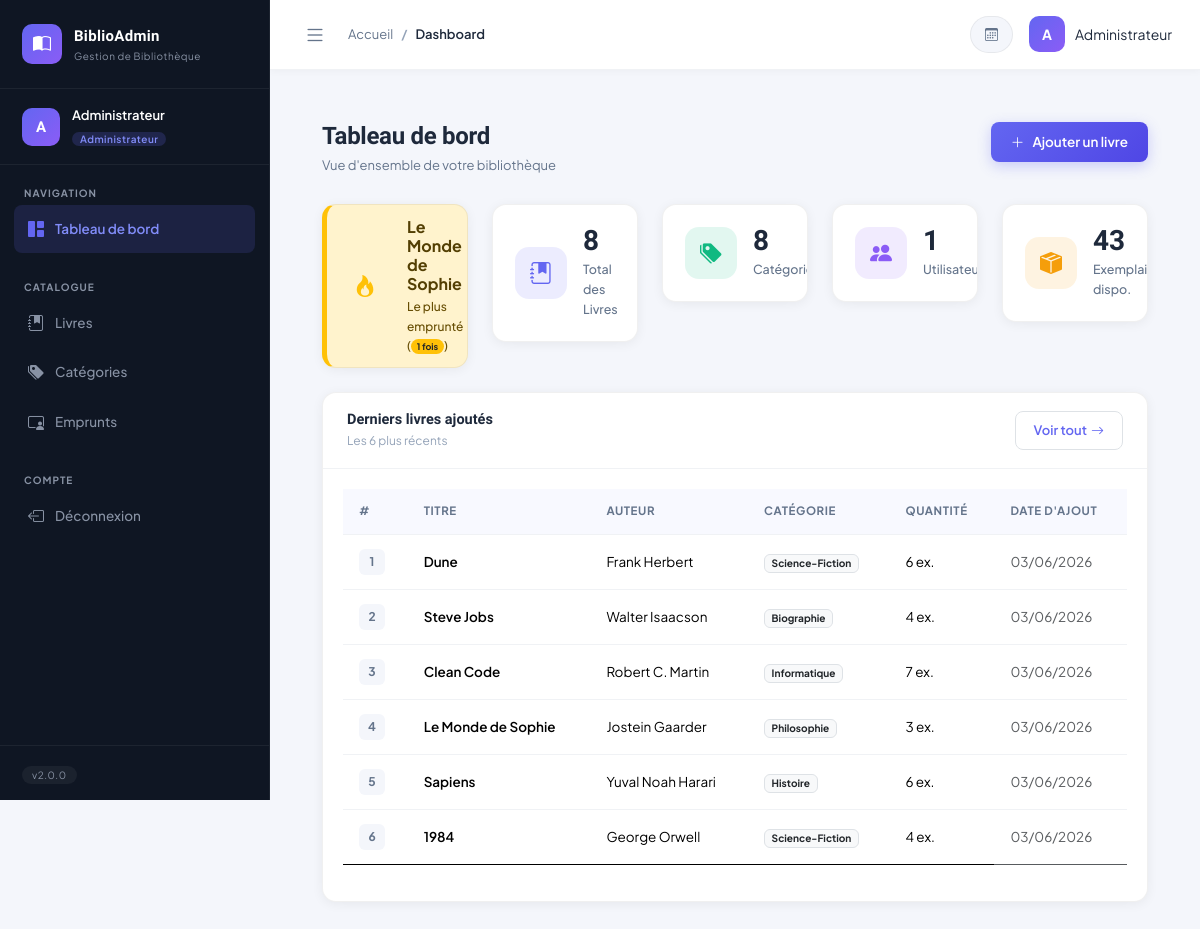
Page /index.php?page=dashboard (signed in) on the committed database.
### tables this page shows
CREATE TABLE IF NOT EXISTS livres (
    id               INT UNSIGNED AUTO_INCREMENT PRIMARY KEY,
    titre            VARCHAR(255)   NOT NULL,
    auteur           VARCHAR(150)   NOT NULL,
    categorie_id     INT UNSIGNED   NOT NULL,
    isbn             VARCHAR(20)    DEFAULT NULL,
    description      TEXT           DEFAULT NULL,
    quantite         INT UNSIGNED   NOT NULL DEFAULT 1,
    image            VARCHAR(255)   DEFAULT 'default.jpg',
    date_publication DATE           DEFAULT NULL,
    created_at       TIMESTAMP      DEFAULT CURRENT_TIMESTAMP,
    CONSTRAINT fk_categorie
        FOREIGN KEY (categorie_id) REFERENCES categories(id)
        ON DELETE RESTRICT ON UPDATE CASCADE
);

CREATE TABLE IF NOT EXISTS categories (
    id          INT UNSIGNED AUTO_INCREMENT PRIMARY KEY,
    nom         VARCHAR(100) NOT NULL UNIQUE,
    created_at  TIMESTAMP DEFAULT CURRENT_TIMESTAMP
);

### config/database.php (called while the page is built, shortened)
<?php
class Database {
    private static $instance = null;
    private function __construct() {
        $db_name = "bibliotheque";
        $username = "root";
        $password = "";
        try {
            $this->pdo = new PDO("mysql:host=127.0.0.1;port=3307;dbname=$db_name;charset=utf8", $username, $password);
        } catch(PDOException $e) {
            die("Erreur de connexion : " . $e->getMessage());
        }
    }
    public static function getInstance() {
        if (self::$instance === null) {
            self::$instance = new self();
        }
        return self::$instance->pdo;
    }
}
?>

### models/Book.php (called while the page is built, shortened)
<?php
require_once BASE_PATH . '/config/database.php';
class Book
{
    private PDO $db;
    public function __construct()
    {
        $this->db = Database::getInstance();
    }
    public function count(): int
    {
        $stmt = $this->db->query('SELECT COUNT(*) FROM livres');
        return (int) $stmt->fetchColumn();
    }
    public function totalAvailable(): int
    {
        $stmt = $this->db->query('SELECT SUM(quantite) FROM livres');
        return (int) ( $stmt->fetchColumn() ?? 0 );
    }
    public function statsByCategory(): array
    {
        $stmt = $this->db->query(
            'SELECT c.nom, COUNT(l.id) AS nb_livres, SUM(l.quantite) AS total_exemplaires
             FROM categories c
             LEFT JOIN livres l ON l.categorie_id = c.id
             GROUP BY c.id, c.nom
             ORDER BY nb_livres DESC'
         );
         return $stmt->fetchAll();
    }
    public function statsMonthly(): array
    {
        $stmt = $this->db->query(
            'SELECT DATE_FORMAT(created_at, "%Y-%m") AS mois,
                    COUNT(*) AS nb
             FROM livres
             WHERE created_at >= DATE_SUB(NOW(), INTERVAL 6 MONTH)
             GROUP BY mois
             ORDER BY mois ASC'
        );
        return $stmt->fetchAll();
    }
    public function getRecent(int $limit = 5): array
    {
        $stmt = $this->db->prepare(
            'SELECT l.*, c.nom AS categorie_nom
             FROM livres l
             LEFT JOIN categories c ON c.id = l.categorie_id
             ORDER BY l.id DESC
             LIMIT :limit'
        );
        $stmt->bindValue(':limit', $limit, PDO::PARAM_INT);
        $stmt->execute();
        return $stmt->fetchAll();
    }
    public function getTopEmprunte(): array
    {
        $stmt = $this->db->query(
            "SELECT l.titre, COUNT(e.id) AS total
             FROM emprunts e
             JOIN livres l ON e.livre_id = l.id
             GROUP BY e.livre_id
             ORDER BY total DESC
             LIMIT 1"
        );
        $result = $stmt->fetch(PDO::FETCH_ASSOC);
        return $result ? $result : ['titre' => 'Aucun', 'total' => 0];
    }
}

### models/Category.php (called while the page is built, shortened)
<?php
require_once BASE_PATH . '/config/database.php';
class Category
{
    private PDO $db;
    public function __construct()
    {
        $this->db = Database::getInstance();
    }
    public function count(): int
    {
        $stmt = $this->db->query('SELECT COUNT(*) FROM categories');
        return (int) $stmt->fetchColumn();
    }
}

### models/User.php (called while the page is built, shortened)
<?php
require_once BASE_PATH . '/config/database.php';
class User
{
    private PDO $db;
    public function __construct()
    {
        $this->db = Database::getInstance();
    }
    public function count(): int
    {
        $stmt = $this->db->query('SELECT COUNT(*) FROM users');
        return (int) $stmt->fetchColumn();
    }
}

### views/dashboard/index.php (the view, shortened to what this page needs)
<?php
require_once BASE_PATH . '/views/layouts/header.php';
?>
<div class="page-content">
    <div class="page-header">
        <div>
            <h1 class="page-title">Tableau de bord</h1>
            <p class="page-subtitle">Vue d'ensemble de votre bibliothèque</p>
        </div>
        <div class="page-actions">
            <a href="<?= BASE_URL ?>/index.php?page=books" class="btn btn-primary-custom">
                <i class="bi bi-plus-lg me-2"></i> Ajouter un livre
            </a>
        </div>
    </div>
<div class="row g-4 mb-4">
        <div class="col-12 col-sm-6 col-xl-2.4" style="flex: 0 0 auto; width: 20%;">
    <div class="stat-card" style="background-color: #fff3cd; color: #856404; border-left: 5px solid #ffc107; min-height: 100px; padding: 12px; display: flex; align-items: center;">
        <div class="stat-icon" style="color: #ffc107;"><i class="bi bi-fire"></i></div>
        <div class="stat-content">
            <?php
                $bookData = $stats['top_livre'] ?? $stats['le_plus_emprunte'] ?? null;
                if (is_array($bookData)) {
                    $topTitle = $bookData['titre'] ?? $bookData['livre_titre'] ?? 'Aucun';
                    $topCount = $bookData['total'] ?? $bookData['nb_emprunts'] ?? 0;
                } else {
                    $topTitle = $stats['top_livre_titre'] ?? 'Aucun';
                    $topCount = $stats['top_livre_count'] ?? 0;
                }
            ?>
           <div class="fw-bold mb-1" style="font-size: 1rem; line-height: 1.2; color: #533f03;" title="<?= htmlspecialchars($topTitle) ?>">
    <?= htmlspecialchars($topTitle) ?>
</div>
<div class="stat-label" style="font-size: 0.75rem; color: #664d03; font-weight: 500;">
    Le plus emprunté (<span class="badge bg-warning text-dark rounded-pill px-1.5"><?= $topCount ?> fois</span>)
</div>
        </div>
    </div>
</div>
        <div class="col-12 col-sm-6 col-xl-2.4" style="flex: 0 0 auto; width: 20%;">
            <div class="stat-card stat-card--blue">
                <div class="stat-icon"><i class="bi bi-journal-bookmark-fill"></i></div>
                <div class="stat-content">
                    <div class="stat-value"><?= number_format($stats['total_livres']) ?></div>
                    <div class="stat-label">Total des Livres</div>
                </div>
            </div>
        </div>
        <div class="col-12 col-sm-6 col-xl-2.4" style="flex: 0 0 auto; width: 20%;">
            <div class="stat-card stat-card--emerald">
                <div class="stat-icon"><i class="bi bi-tags-fill"></i></div>
                <div class="stat-content">
                    <div class="stat-value"><?= number_format($stats['total_categories']) ?></div>
                    <div class="stat-label">Catégories</div>
                </div>
            </div>
        </div>
        <div class="col-12 col-sm-6 col-xl-2.4" style="flex: 0 0 auto; width: 20%;">
            <div class="stat-card stat-card--violet">
                <div class="stat-icon"><i class="bi bi-people-fill"></i></div>
                <div class="stat-content">
                    <div class="stat-value"><?= number_format($stats['total_users']) ?></div>
                    <div class="stat-label">Utilisateurs</div>
                </div>
            </div>
        </div>
        <div class="col-12 col-sm-6 col-xl-2.4" style="flex: 0 0 auto; width: 20%;">
            <div class="stat-card stat-card--amber">
                <div class="stat-icon"><i class="bi bi-box-seam-fill"></i></div>
                <div class="stat-content">
                    <div class="stat-value"><?= number_format($stats['total_disponibles']) ?></div>
                    <div class="stat-label">Exemplaires dispo.</div>
                </div>
            </div>
        </div>
    </div>
    <div class="row g-4">
        <div class="col-12">
            <div class="data-card">
                <div class="data-card-header d-flex justify-content-between align-items-center">
                    <div>
                        <h5 class="data-card-title">Derniers livres ajoutés</h5>
                        <p class="data-card-sub">Les <?= count($stats['recent_books']) ?> plus récents</p>
                    </div>
                    <a href="<?= BASE_URL ?>/index.php?page=books" class="btn btn-sm btn-outline-custom border">
                        Voir tout <i class="bi bi-arrow-right ms-1"></i>
                    </a>
                </div>
                <div class="data-card-body">
                    <div class="table-responsive">
                        <table class="table custom-table">
                            <thead>
                                <tr>
                                    <th>#</th>
                                    <th>TITRE</th>
                                    <th>AUTEUR</th>
                                    <th>CATÉGORIE</th>
                                    <th>QUANTITÉ</th>
                                    <th>DATE D'AJOUT</th>
                                </tr>
                            </thead>
                            <tbody>
                                <?php if (empty($stats['recent_books'])): ?>
                                    <tr>
                                        <td colspan="6" class="text-center py-4 text-muted">Aucun livre trouvé.</td>
                                    </tr>
                                <?php else: ?>
                                    <?php foreach ($stats['recent_books'] as $i => $book): ?>
                                        <tr>
                                            <td><span class="row-number"><?= $i + 1 ?></span></td>
                                            <td><span class="fw-600"><?= htmlspecialchars($book['titre']) ?></span></td>
                                            <td><?= htmlspecialchars($book['auteur']) ?></td>
                                            <td><span class="badge bg-light text-dark border"><?= htmlspecialchars($book['categorie_nom'] ?? 'N/A') ?></span></td>
                                            <td><?= $book['quantite'] ?> ex.</td>
                                            <td class="text-muted"><?= date('d/m/Y', strtotime($book['created_at'])) ?></td>
                                            </tr>
                                    <?php endforeach; ?>
                                <?php endif; ?>
                            </tbody>
                        </table>
                    </div>
                </div>
            </div>
        </div>
    </div>
</div>
<?php require_once BASE_PATH . '/views/layouts/footer.php'; ?>

### rows in the picture
livres: titre "Dune", auteur "Frank Herbert", categorie.nom "Science-Fiction", quantite "6", created_at "03/06/2026"
livres: titre "Steve Jobs", auteur "Walter Isaacson", categorie.nom "Biographie", quantite "4", created_at "03/06/2026"
livres: titre "Clean Code", auteur "Robert C. Martin", categorie.nom "Informatique", quantite "7", created_at "03/06/2026"
livres: titre "Le Monde de Sophie", auteur "Jostein Gaarder", categorie.nom "Philosophie", quantite "3", created_at "03/06/2026"
livres: titre "Sapiens", auteur "Yuval Noah Harari", categorie.nom "Histoire", quantite "6", created_at "03/06/2026"
livres: titre "1984", auteur "George Orwell", categorie.nom "Science-Fiction", quantite "4", created_at "03/06/2026"

### other values in the picture
substr($_SESSION['user_nom'] ?? 'U', 0, 1) "A"
$_SESSION['user_nom'] "Administrateur"
str_replace(['-','_'], ' ', $currentPage) "Dashboard"
$topTitle "Le Monde de Sophie"
$topCount "1"
$stats['total_livres'] "8"
$stats['total_categories'] "8"
$stats['total_users'] "1"
$stats['total_disponibles'] "43"
count($stats['recent_books']) "6"
